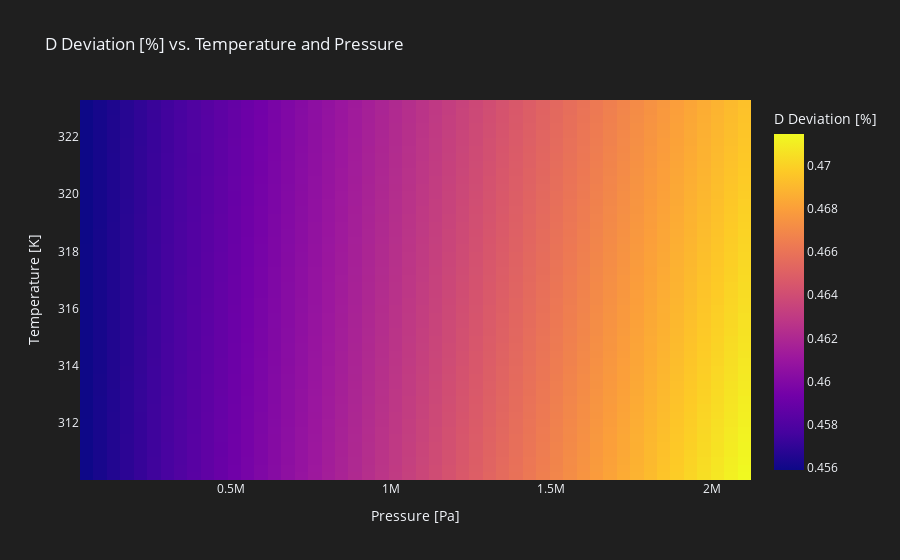
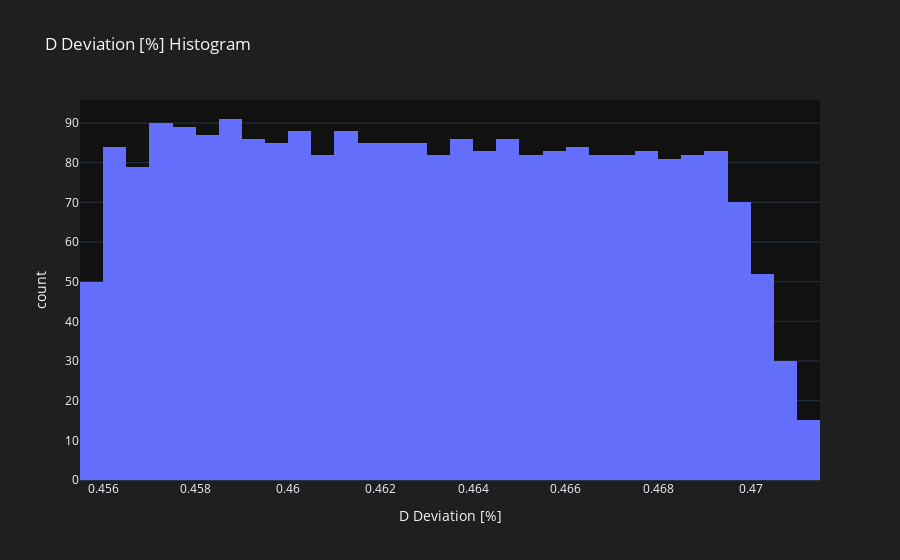

The cell these charts' notebook holds for them, in order:
### Markdown cell above
And some pretty plots

### Code cell
import plotly.express as px

fig_im = px.imshow(
    df_worst_case.pivot(
    index="T", columns="P", values=deviation_col
    ),
    labels=dict(x="Pressure [Pa]", y="Temperature [K]", color=deviation_col),
    title=f"{deviation_col} vs. Temperature and Pressure",
    aspect="auto",
)
fig_im.update_xaxes(autorange=0)
fig_im.update_yaxes(autorange=0)
fig_im.update_layout(
    template="plotly_dark",
    paper_bgcolor="#1f1f1f",
)
fig_im.show()

fig_hist = px.histogram(
    df_worst_case, x=deviation_col,
    title=f"{deviation_col} Histogram",
)
fig_hist.update_layout(
    template="plotly_dark",
    paper_bgcolor="#1f1f1f",
)
fig_hist.show()

### Figure 1 — Plotly figure (JSON) as saved in the notebook; plotly's stock layout.template omitted (floating-point values rounded to 4 significant figures; data arrays with more than 128 entries replaced by an {"elided": "..."} marker saying what was removed)
{"data": [{"coloraxis": "coloraxis", "hovertemplate": "Pressure [Pa]: %{x}<br>Temperature [K]: %{y}<br>D Deviation [%]: %{z}<extra></extra>", "name": "0", "type": "heatmap", "x": [51325, 93160.0, 135000.0, 176800.0, 218700.0, 260500.0, 302300.0, 344200.0, 386000.0, 427900.0, 469700.0, 511500.0, 553400.0, 595200.0, 637000.0, 678900.0, 720700.0, 762500.0, 804400.0, 846200.0, 888100.0, 929900.0, 971700.0, 1014000.0, 1055000.0, 1097000.0, 1139000.0, 1181000.0, 1223000.0, 1265000.0, 1306000.0, 1348000.0, 1390000.0, 1432000.0, 1474000.0, 1516000.0, 1557000.0, 1599000.0, 1641000.0, 1683000.0, 1725000.0, 1767000.0, 1808000.0, 1850000.0, 1892000.0, 1934000.0, 1976000.0, 2018000.0, 2059000.0, 2101325], "xaxis": "x", "y": [310.1, 310.4, 310.7, 310.9, 311.2, 311.5, 311.7, 312.0, 312.3, 312.5, 312.8, 313.1, 313.3, 313.6, 313.9, 314.1, 314.4, 314.7, 314.9, 315.2, 315.5, 315.7, 316.0, 316.3, 316.5, 316.8, 317.0, 317.3, 317.6, 317.8, 318.1, 318.4, 318.6, 318.9, 319.2, 319.4, 319.7, 320.0, 320.2, 320.5, 320.8, 321.0, 321.3, 321.6, 321.8, 322.1, 322.4, 322.6, 322.9, 323.1], "yaxis": "y", "z": {"elided": "50x50 float values"}}], "layout": {"coloraxis": {"colorbar": {"title": {"text": "D Deviation [%]"}}, "colorscale": [[0, "#0d0887"], [0.1111, "#46039f"], [0.2222, "#7201a8"], [0.3333, "#9c179e"], [0.4444, "#bd3786"], [0.5556, "#d8576b"], [0.6667, "#ed7953"], [0.7778, "#fb9f3a"], [0.8889, "#fdca26"], [1, "#f0f921"]]}, "paper_bgcolor": "#1f1f1f", "title": {"text": "D Deviation [%] vs. Temperature and Pressure"}, "xaxis": {"anchor": "y", "autorange": 0, "domain": [0, 1], "title": {"text": "Pressure [Pa]"}}, "yaxis": {"anchor": "x", "autorange": 0, "domain": [0, 1], "title": {"text": "Temperature [K]"}}}}

### Figure 2 — Plotly figure (JSON) as saved in the notebook; plotly's stock layout.template omitted (floating-point values rounded to 4 significant figures; data arrays with more than 128 entries replaced by an {"elided": "..."} marker saying what was removed)
{"data": [{"alignmentgroup": "True", "bingroup": "x", "hovertemplate": "D Deviation [%]=%{x}<br>count=%{y}<extra></extra>", "legendgroup": "", "marker": {"color": "#636efa", "pattern": {"shape": ""}}, "name": "", "offsetgroup": "", "orientation": "v", "showlegend": false, "type": "histogram", "x": {"elided": "2500 float values"}, "xaxis": "x", "yaxis": "y"}], "layout": {"barmode": "relative", "legend": {"tracegroupgap": 0}, "paper_bgcolor": "#1f1f1f", "title": {"text": "D Deviation [%] Histogram"}, "xaxis": {"anchor": "y", "domain": [0, 1], "title": {"text": "D Deviation [%]"}}, "yaxis": {"anchor": "x", "domain": [0, 1], "title": {"text": "count"}}}}
